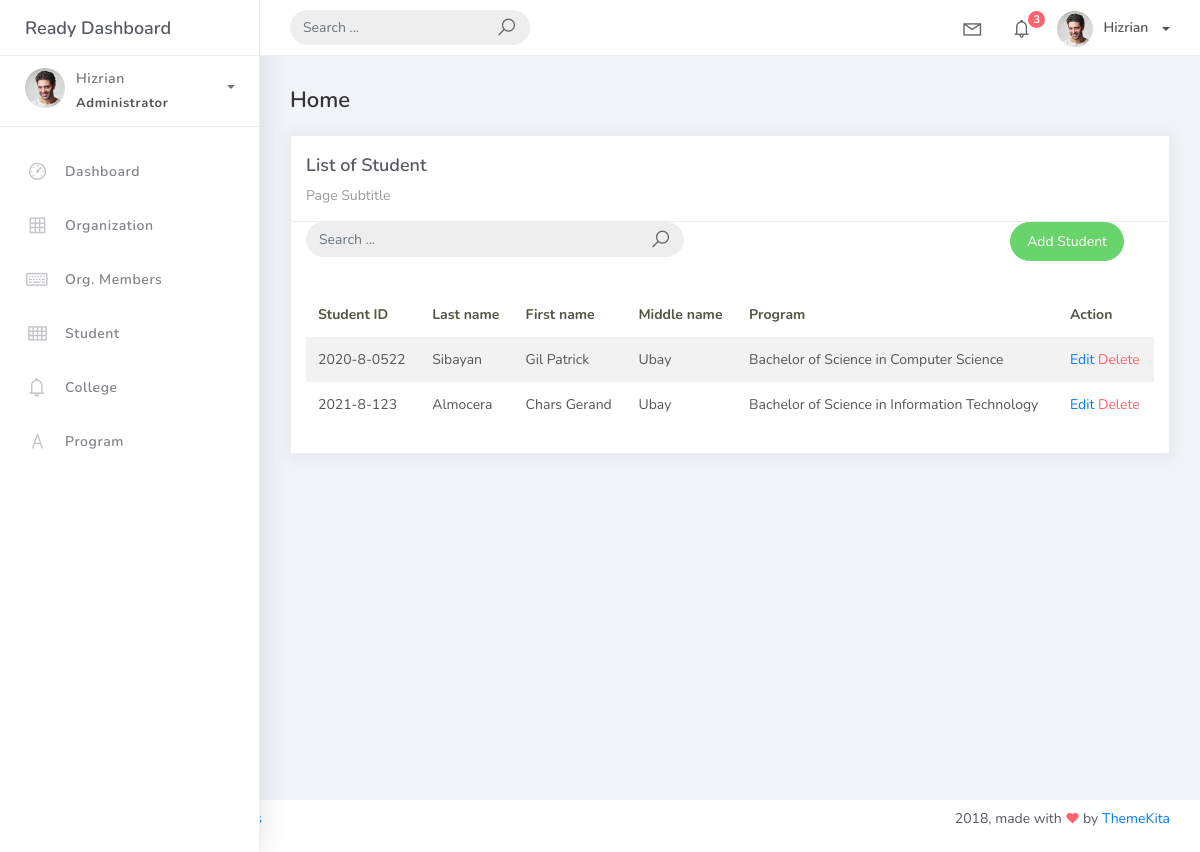
The page /student_list on the database as committed earlier.
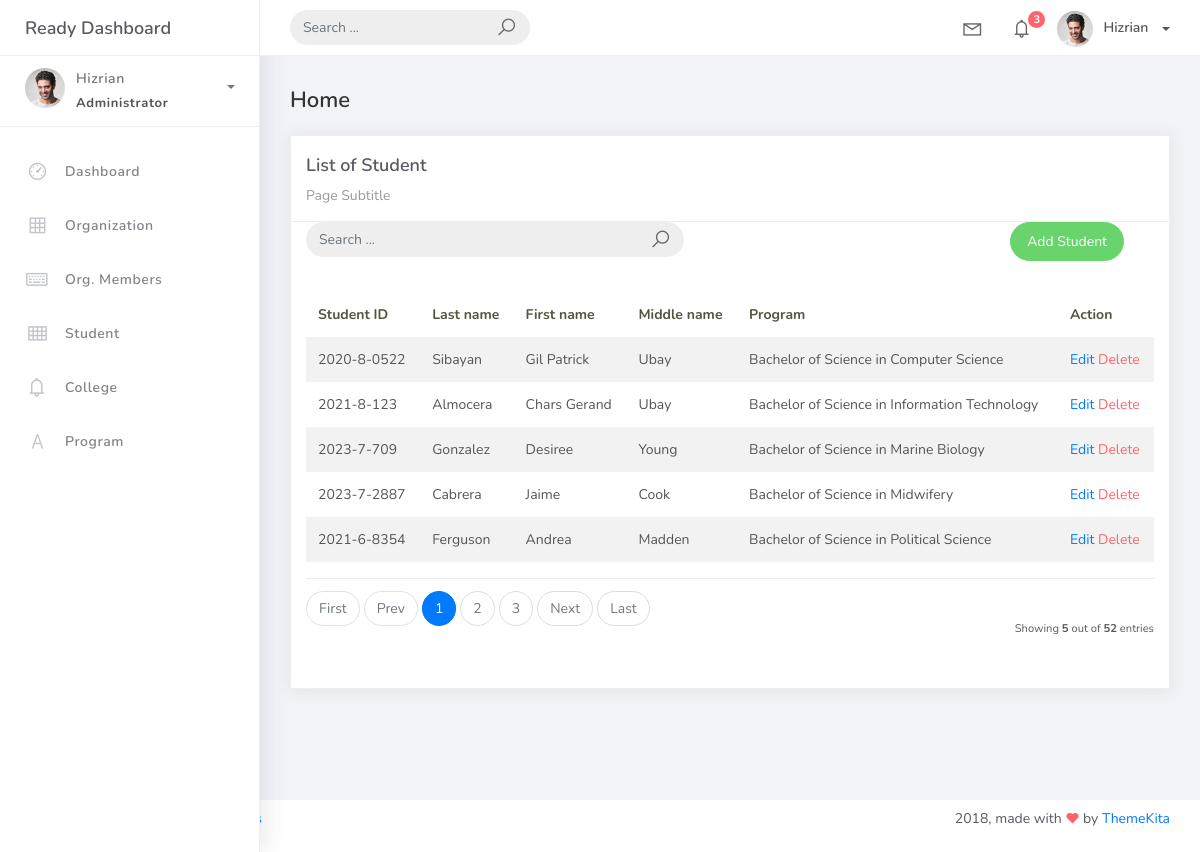
The same page on the database as committed later.
### studentorg/models.py (models this page shows, shortened)
class BaseModel(models.Model):
    created_at = models.DateTimeField(auto_now_add=True, db_index=True)
    updated_at = models.DateTimeField(auto_now=True)
    class Meta:
        abstract = True

class Student(BaseModel):
    student_id = models.CharField(max_length=15)
    lastname = models.CharField(max_length=25)
    firstname = models.CharField(max_length=25)
    middlename = models.CharField(max_length=25, blank=True, null=True)
    program = models.ForeignKey(Program, on_delete=models.CASCADE)

class Program(BaseModel):
    prog_name = models.CharField(max_length=150)
    college = models.ForeignKey(College, on_delete=models.CASCADE)
    def __str__(self):
        return self.prog_name

### studentorg/views.py (the view)
# urls.py: path('student_list', StudentList.as_view(), name='student-list'),
class StudentList(ListView):
    model = Student
    context_object_name = 'student'
    template_name = 'student_list.html'
    paginate_by = 5

### templates/student_list.html
{% extends 'base.html' %}
{% load static %}
{% block content %}
<div class="content">
    <div class="container-fluid">
        <h4 class="page-title">Home</h4>
        <div class="row">
            <div class="col-md-12">
                <div class="card">
                    <div class="card-header">
                        <div class="card-title">List of Student</div>
                        <div class="card-category">Page Subtitle</div>
                    </div>
                    <div class="col-md-12 row">
                        <div class="col-md-6">
                            <form class="navbar-left navbar-form nav-search mr-md-3" action="">
                                <div class="input-group">
                                    <input type="text" placeholder="Search ..." class="form-control" />
                                    <div class="input-group-append">
                                        <span class="input-group-text">
                                            <i class="la la-search search-icon"></i>
                                        </span>
                                    </div>
                                </div>
                            </form>
                        </div>
                        <div class="col-md-6">
                            <div class="pull-right">
                                <a href="{% url 'student-add' %}" class="btn btn-success btn-rounded">Add Student</a>
                            </div>
                        </div>
                    </div>
                    <div class="card-body">
                        <table class="table table-striped mt-3">
                            <thead>
                                <tr>
                                    <th scope="col">Student ID</th>
                                    <th scope="col">Last name</th>
                                    <th scope="col">First name</th>
                                    <th scope="col">Middle name</th>
                                    <th scope="col">Program</th>
                                    <th scope="col">Action</th>
                                </tr>
                            </thead>
                            <tbody>
                                {% for object in object_list %}
                                <tr>
                                    <td>{{ object.student_id }}</td>
                                    <td>{{ object.lastname }}</td>
                                    <td>{{ object.firstname }}</td>
                                    <td>{{ object.middlename }}</td>
                                    <td>{{ object.program }}</td>
                                    <td>
                                        <a href="student_list/{{ object.id }}">Edit</a>
                                        <a href="student_list/{{ object.id }}/delete" class="text-danger">Delete</a>
                                    </td>
</tr>
{% empty %}
<tr>
    <td colspan="4" style="text-align: center">
        <p class="text-sm font-weight-bold mb-0">No Records Found</p>
    </td>
     </tr>
                                {% endfor %}
                            </tbody>
                        </table>
                        {% include 'includes/pagination.html' %}
                    </div>
                </div>
            </div>
        </div>
    </div>
</div>
{% endblock %}

### templates/base.html (shortened to what this page needs)
{% load static %}
<!DOCTYPE html>
<html>
<head>
    <link rel="stylesheet" href="{% static 'css/bootstrap.min.css' %}">
    <link rel="stylesheet" href="{% static 'css/ready.css' %}">
    <link rel="stylesheet" href="{% static 'css/demo.css' %}">
</head>
<body>
    <div class="wrapper">
        <div class="main-header">
            <div class="logo-header">
                <a href="index.html" class="logo">
                    Ready Dashboard
                </a>
            </div>
            <nav class="navbar navbar-header navbar-expand-lg">
                <div class="container-fluid">
                    <form class="navbar-left navbar-form nav-search mr-md-3" action="">
                        <div class="input-group">
                            <input type="text" placeholder="Search ..." class="form-control">
                            <div class="input-group-append">
                                <span class="input-group-text">
                                    <i class="la la-search search-icon"></i>
                                </span>
                            </div>
                        </div>
                    </form>
                    <ul class="navbar-nav topbar-nav ml-md-auto align-items-center">
                        <li class="nav-item dropdown hidden-caret">
                            <a class="nav-link dropdown-toggle" href="#" id="navbarDropdown" role="button" data-toggle="dropdown" aria-haspopup="true" aria-expanded="false">
                                <i class="la la-envelope"></i>
                            </a>
                        </li>
                        <li class="nav-item dropdown hidden-caret">
                            <a class="nav-link dropdown-toggle" href="#" id="navbarDropdown" role="button" data-toggle="dropdown" aria-haspopup="true" aria-expanded="false">
                                <i class="la la-bell"></i>
                                <span class="notification">3</span>
                            </a>
                        </li>
                        <li class="nav-item dropdown">
                            <a class="dropdown-toggle profile-pic" data-toggle="dropdown" href="#" aria-expanded="false"> <img src="{% static 'img/profile.jpg' %}" alt="user-img" width="36" class="img-circle"><span >Hizrian</span></span> </a>
                            </li>
                        </ul>
                    </div>
                </nav>
            </div>
            <div class="sidebar">
                <div class="scrollbar-inner sidebar-wrapper">
                    <div class="user">
                        <div class="photo">
                            <img src="{% static 'img/profile.jpg' %}">
                        </div>
                        <div class="info">
                            <a class="" data-toggle="collapse" href="#collapseExample" aria-expanded="true">
                                <span>
                                    Hizrian
                                    <span class="user-level">Administrator</span>
                                    <span class="caret"></span>
                                </span>
                            </a>
                        </div>
                    </div>
                    <ul class="nav">
                        <li class="nav-item">
                            <a href="index.html">
                                <i class="la la-dashboard"></i>
                                <p>Dashboard</p>
                            </a>
                        </li>
                        <li class="nav-item">
                            <a href="{% url 'organization-list' %}">
                                <i class="la la-table"></i>
                                <p>Organization</p>
                            </a>
                        </li>
                        <li class="nav-item">
                            <a href="{% url 'orgmember-list' %}">
                                <i class="la la-keyboard-o"></i>
                                <p>Org. Members</p>
                            </a>
                        </li>
                        <li class="nav-item">
                            <a href="{% url 'student-list' %}">
                                <i class="la la-th"></i>
                                <p>Student</p>
                            </a>
                        </li>
                        <li class="nav-item">
                            <a href="{% url 'college-list' %}">
                                <i class="la la-bell"></i>
                                <p>College</p>
                            </a>
                        </li>
                        <li class="nav-item">
                            <a href="{% url 'program-list' %}">
                                <i class="la la-font"></i>
                                <p>Program</p>
                            </a>
                        </li>
                    </ul>
                </div>
            </div>
            <div class="main-panel">
                {% block content %}
                {% endblock %}
                </div>
                <footer class="footer">
                    <div class="container-fluid">
                        <nav class="pull-left">
                            <ul class="nav">
                                <li class="nav-item">
                                    <a class="nav-link" href="http://www.themekita.com">
                                    </a>
                                </li>
                                <li class="nav-item">
                                    <a class="nav-link" href="#">
                                    </a>
                                </li>
                                <li class="nav-item">
                                    <a class="nav-link" href="https://themewagon.com/license/#free-item">
                                    </a>
                                </li>
                            </ul>
                        </nav>
                        <div class="copyright ml-auto">
                            2018, made with <i class="la la-heart heart text-danger"></i> by <a href="http://www.themekita.com">ThemeKita</a>
                        </div>
                    </div>
                </footer>
            </div>
</body>
</html>

### templates/includes/pagination.html (shortened to what this page needs)
{% if is_paginated %}
    <div class="card-footer px-0 border-0 d-flex flex-column flex-lg-row align-items-center justify-content-between mt-3">
        <nav aria-label="Topics pagination" class="mb-4">
            <ul class="pagination">
                {% if page_obj.number > 1 %}
                    <li class="page-item">
                        <a class="page-link" href="?page=1">First</a>
                    </li>
                {% else %}
                    <li class="page-item disabled">
                        <span class="page-link">First</span>
                    </li>
                {% endif %}
                {% if page_obj.has_previous %}
                    <li class="page-item">
                        <a class="page-link" href="?page={{ page_obj.previous_page_number }}">Prev</a>
                    </li>
                {% else %}
                    <li class="page-item disabled">
                        <span class="page-link">Prev</span>
                    </li>
                {% endif %}
                {% for page_num in paginator.page_range %}
                    {% if page_obj.number == page_num %}
                        <li class="page-item active">
                            <span class="page-link">
                                {{ page_num }}
                            </span>
                        </li>
                    {% elif page_num > page_obj.number|add:'-3' and page_num < page_obj.number|add:'3' %}
                        <li class="page-item">
                            <a class="page-link" href="?page={{ page_num }}">{{ page_num }}</a>
                        </li>
                    {% endif %}
                {% endfor %}
                {% if page_obj.has_next %}
                    <li class="page-item">
                        <a class="page-link" href="?page={{ page_obj.next_page_number }}">Next</a>
                    </li>
                {% else %}
                    <li class="page-item disabled">
                        <span class="page-link">Next</span>
                    </li>
                {% endif %}
                {% if page_obj.number != paginator.num_pages %}
                    <li class="page-item">
                        <a class="page-link" href="?page={{ paginator.num_pages }}">Last</a>
                    </li>
                {% else %}
                    <li class="page-item disabled">
                        <span class="page-link">Last</span>
                    </li>
                {% endif %}
            </ul>
        </nav>
        <div class="fw-normal small mt-4 mt-lg-0">
            Showing <b>{{ object_list.count }}</b> out of <b>{{ paginator.count }}</b> entries
        </div>
    </div>
{% endif %}

Rows that differ between the two databases and show on the page:
added Student: student_id "2023-7-709", lastname "Gonzalez", firstname "Desiree", middlename "Young", program "Bachelor of Science in Marine Biology"
added Student: student_id "2023-7-2887", lastname "Cabrera", firstname "Jaime", middlename "Cook", program "Bachelor of Science in Midwifery"
added Student: student_id "2021-6-8354", lastname "Ferguson", firstname "Andrea", middlename "Madden", program "Bachelor of Science in Political Science"
Other text that changed with them:
{{ object_list.count }}: (not shown) → "5"
{{ paginator.count }}: (not shown) → "52"
text now shown: "First Prev Next Last Showing out of entries"
new list line: "1"
new list line: "2"
new list line: "3"
